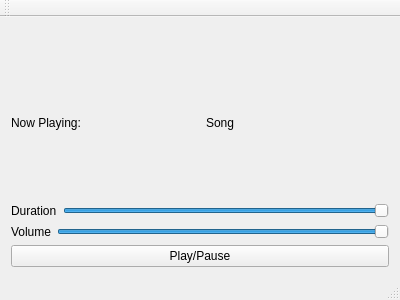
<?xml version="1.0" encoding="UTF-8"?>
<ui version="4.0">
 <class>PlaySong</class>
 <widget class="QMainWindow" name="PlaySong">
  <property name="geometry">
   <rect>
    <x>0</x>
    <y>0</y>
    <width>400</width>
    <height>300</height>
   </rect>
  </property>
  <property name="windowTitle">
   <string>PlaySong</string>
  </property>
  <widget class="QWidget" name="centralWidget">
   <layout class="QVBoxLayout" name="verticalLayout_3">
    <item>
     <spacer name="verticalSpacer_2">
      <property name="orientation">
       <enum>Qt::Vertical</enum>
      </property>
      <property name="sizeType">
       <enum>QSizePolicy::Preferred</enum>
      </property>
      <property name="sizeHint" stdset="0">
       <size>
        <width>20</width>
        <height>20</height>
       </size>
      </property>
     </spacer>
    </item>
    <item>
     <layout class="QHBoxLayout" name="horizontalLayout_5">
      <item>
       <layout class="QHBoxLayout" name="horizontalLayout_4">
        <item>
         <widget class="QLabel" name="label_3">
          <property name="sizePolicy">
           <sizepolicy hsizetype="Preferred" vsizetype="Preferred">
            <horstretch>0</horstretch>
            <verstretch>0</verstretch>
           </sizepolicy>
          </property>
          <property name="text">
           <string>Now Playing:</string>
          </property>
         </widget>
        </item>
        <item>
         <spacer name="horizontalSpacer">
          <property name="orientation">
           <enum>Qt::Horizontal</enum>
          </property>
          <property name="sizeType">
           <enum>QSizePolicy::Preferred</enum>
          </property>
          <property name="sizeHint" stdset="0">
           <size>
            <width>5</width>
            <height>10</height>
           </size>
          </property>
         </spacer>
        </item>
        <item>
         <widget class="QLabel" name="songLabel">
          <property name="text">
           <string>Song</string>
          </property>
         </widget>
        </item>
       </layout>
      </item>
     </layout>
    </item>
    <item>
     <layout class="QVBoxLayout" name="verticalLayout_2">
      <item>
       <layout class="QVBoxLayout" name="verticalLayout">
        <item>
         <layout class="QHBoxLayout" name="horizontalLayout_3">
          <item>
           <widget class="QLabel" name="label_2">
            <property name="text">
             <string>Duration</string>
            </property>
            <property name="buddy">
             <cstring>durationSlider</cstring>
            </property>
           </widget>
          </item>
          <item>
           <widget class="QSlider" name="durationSlider">
            <property name="enabled">
             <bool>true</bool>
            </property>
            <property name="autoFillBackground">
             <bool>false</bool>
            </property>
            <property name="value">
             <number>99</number>
            </property>
            <property name="tracking">
             <bool>true</bool>
            </property>
            <property name="orientation">
             <enum>Qt::Horizontal</enum>
            </property>
           </widget>
          </item>
         </layout>
        </item>
        <item>
         <layout class="QHBoxLayout" name="horizontalLayout_2">
          <item>
           <widget class="QLabel" name="label">
            <property name="text">
             <string>Volume</string>
            </property>
            <property name="buddy">
             <cstring>volumeSlider</cstring>
            </property>
           </widget>
          </item>
          <item>
           <widget class="QSlider" name="volumeSlider">
            <property name="value">
             <number>99</number>
            </property>
            <property name="orientation">
             <enum>Qt::Horizontal</enum>
            </property>
           </widget>
          </item>
         </layout>
        </item>
        <item>
         <layout class="QHBoxLayout" name="horizontalLayout">
          <item>
           <widget class="QPushButton" name="playButton">
            <property name="text">
             <string>Play/Pause</string>
            </property>
           </widget>
          </item>
         </layout>
        </item>
       </layout>
      </item>
     </layout>
    </item>
   </layout>
  </widget>
  <widget class="QMenuBar" name="menuBar">
   <property name="geometry">
    <rect>
     <x>0</x>
     <y>0</y>
     <width>400</width>
     <height>21</height>
    </rect>
   </property>
  </widget>
  <widget class="QToolBar" name="mainToolBar">
   <attribute name="toolBarArea">
    <enum>TopToolBarArea</enum>
   </attribute>
   <attribute name="toolBarBreak">
    <bool>false</bool>
   </attribute>
  </widget>
  <widget class="QStatusBar" name="statusBar"/>
 </widget>
 <layoutdefault spacing="6" margin="11"/>
 <resources/>
 <connections/>
</ui>
